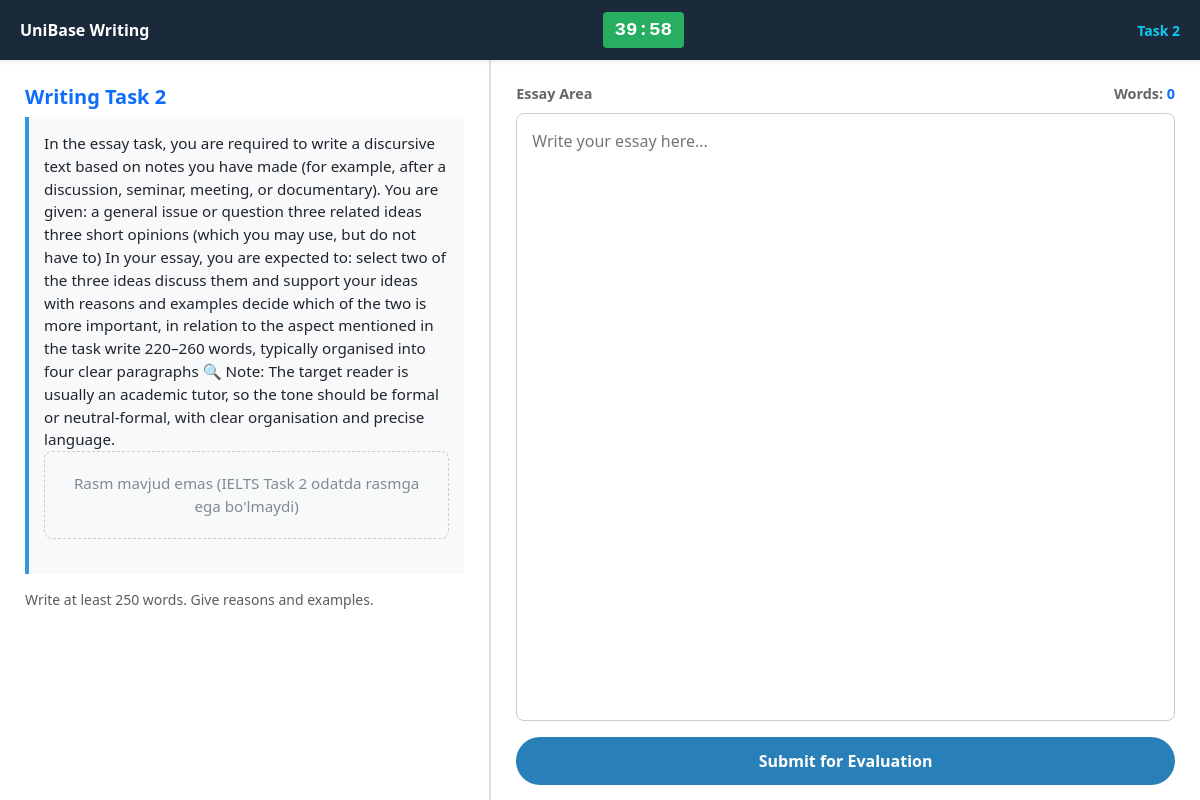
Page /writing/3/ (signed in) on the earlier database version.
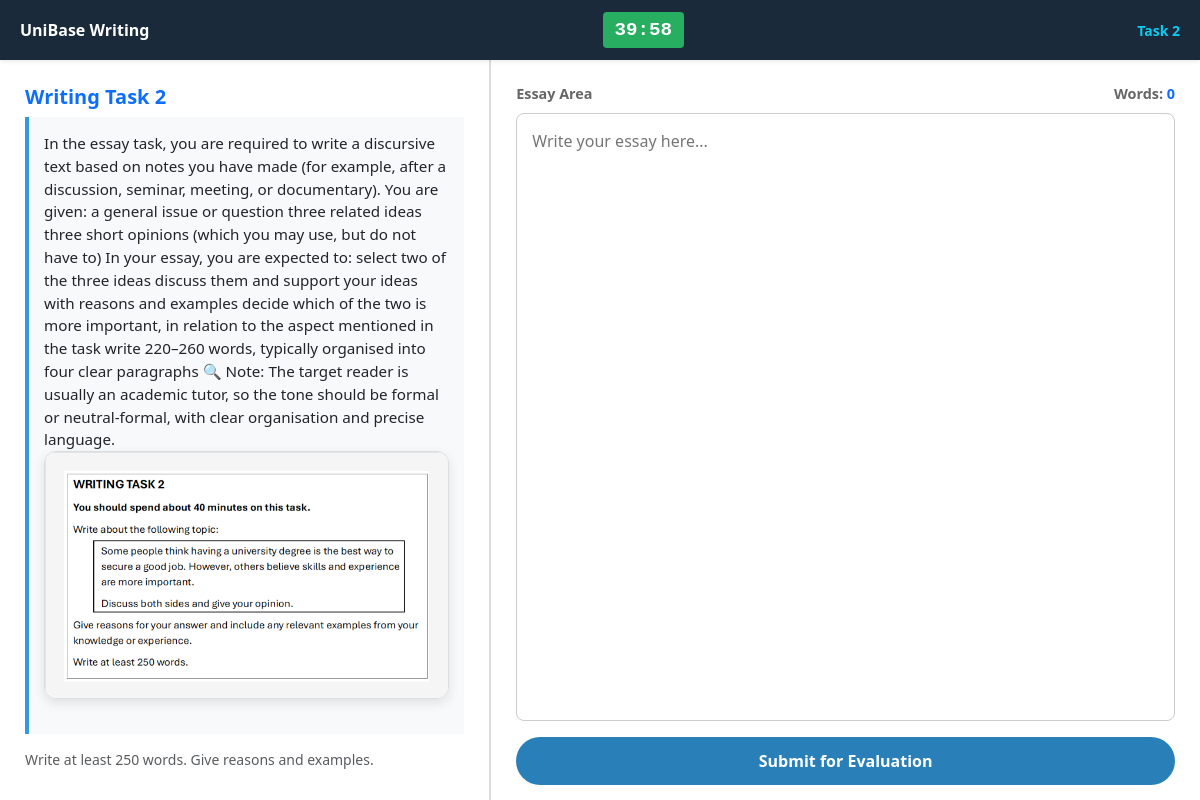
Same page on the later database version.
### app/models.py (models this page shows, shortened)
class PaidTestMixin(models.Model):
    is_paid = models.BooleanField(default=False)
    price = models.PositiveIntegerField(default=25)
    class Meta:
        abstract = True

class WritingQuestion(PaidTestMixin):
    TASK_CHOICES = (
        ('task1', 'Task 1'),
        ('task2', 'Task 2'),
    )
    title = models.CharField(max_length=255)
    task_type = models.CharField(max_length=10, choices=TASK_CHOICES)
    question_text = models.TextField()
    question_image = models.ImageField(upload_to='writing/question/', blank=True, null=True)

### app/views.py (the view)
# urls.py: path('writing/<int:pk>/', writing_detail, name='writing_detail'),
@login_required
def writing_detail(request, pk):
    question = get_object_or_404(WritingQuestion, pk=pk)
    if request.method == 'POST':
        allowed, status = check_test_access(request.user, question, category="IELTS_WRITING")
        if not allowed:
            messages.error(request, "Sizda yetarli coin yo'q!")
            return redirect("buy_coins")
        form = WritingSubmissionForm(request.POST)
        if form.is_valid():
            submission = form.save(commit=False)
            submission.user = request.user
            submission.question = question
            ai_result = check_ielts_writing(
                question.task_type,
                question.question_text,
                submission.answer
            )
            match = re.search(r'Overall Band:\s*([\d\.]+)', ai_result)
            if match:
                submission.band_score = float(match.group(1))
            submission.feedback = ai_result
            submission.save()
            return redirect('writing_result', submission.id)
    else:
        form = WritingSubmissionForm()
    return render(request, 'detail.html', {
        'question': question,
        'form': form,
        'status': 'ready'
    })

### app/forms.py
class WritingSubmissionForm(forms.ModelForm):
    class Meta:
        model = WritingSubmission
        fields = ['answer']
        widgets = {
            'answer': forms.Textarea(attrs={
                'rows': 15,
                'placeholder': 'Javobingizni shu yerga yozing...',
                'class': 'writing-textarea'
            })
        }

### app/templates/detail.html (shortened to what this page needs)
<!DOCTYPE html>
<html lang="uz">
<head>
    <link href="https://cdn.jsdelivr.net/npm/bootstrap@5.3.0/dist/css/bootstrap.min.css" rel="stylesheet">
</head>
<body>
<header class="header shadow-sm">
    <div class="fw-bold">UniBase <span class="d-none d-sm-inline">Writing</span></div>
    <div id="timer">40:00</div>
    <div class="small fw-bold text-info">Task 2</div>
</header>
<div class="main-container">
    <div class="task-pane">
        <h5 class="text-primary fw-bold">Writing Task 2</h5>
        <div class="task-card">
            {{ question.question_text }}
            <div class="task-image-container" style="width: 100%; text-align: center; margin-bottom: 20px;">
    {% if question.question_image %}
        <img src="{{ question.question_image.url }}"
             alt="{{ question.title }}"
             style="max-width: 100%; height: auto; border-radius: 12px; border: 1px solid #ddd; box-shadow: 0 4px 12px rgba(0,0,0,0.1);">
    {% else %}
        <div style="padding: 20px; color: #7f8c8d; background: #f8f9fa; border-radius: 8px; border: 1px dashed #ccc;">
            Rasm mavjud emas (IELTS Task 2 odatda rasmga ega bo'lmaydi)
        </div>
    {% endif %}
</div>
        </div>
        <p class="small text-muted">
            Write at least 250 words. Give reasons and examples.
        </p>
    </div>
    <div class="editor-pane">
        <div class="status-bar">
            <span>Essay Area</span>
            <span>Words: <span id="word-count" class="text-primary">0</span></span>
        </div>
        <form method="POST" id="writingForm" class="h-100 d-flex flex-column">
            <textarea
                name="answer"
                id="essay-text"
                class="essay-input"
                placeholder="Write your essay here..."
                oninput="updateWordCount()"
            ></textarea>
            <button type="button" class="btn btn-submit mt-3" onclick="confirmSubmit()">
                Submit for Evaluation
            </button>
        </form>
    </div>
</div>
</body>
</html>

### app/templates/detail.html (style rules this page uses)
:root { --ielts-navy: #1a2a3a; --ielts-blue: #3498db; }
body { font-family: 'Segoe UI', Tahoma, sans-serif; background: #f4f7f6; margin: 0; display: flex; flex-direction: column; height: 100vh; }
.header { background: var(--ielts-navy); color: white; padding: 10px 20px; display: flex; align-items: center; justify-content: space-between; z-index: 1000; height: 60px; }
#timer { font-size: 1.2rem; font-weight: bold; background: #27ae60; padding: 4px 12px; border-radius: 4px; font-family: monospace; }
.main-container { display: flex; flex: 1; overflow: hidden; }
.task-pane { flex: 1; background: white; padding: 25px; overflow-y: auto; border-right: 2px solid #ddd; }
.editor-pane { flex: 1.5; display: flex; flex-direction: column; padding: 15px 25px; background: #fff; }
.essay-input { flex: 1; width: 100%; border: 1px solid #ccc; border-radius: 8px; padding: 15px; font-size: 16px; line-height: 1.6; resize: none; outline: none; }
.status-bar { display: flex; justify-content: space-between; padding: 8px 0; font-size: 0.9rem; font-weight: bold; color: #666; }
.task-card { background: #f8f9fa; border-left: 4px solid var(--ielts-blue); padding: 15px; margin-bottom: 15px; font-size: 0.95rem; }
.btn-submit { background-color: #2980b9; color: white; padding: 12px 25px; border-radius: 30px; font-weight: bold; border: none; width: 100%; margin-top: 10px; }

Differences in the rows shown:
changed WritingQuestion: question_image: picture added
Other differences:
text no longer shown: "Rasm mavjud emas (IELTS Task 2 odatda rasmga ega bo'lmaydi)"
